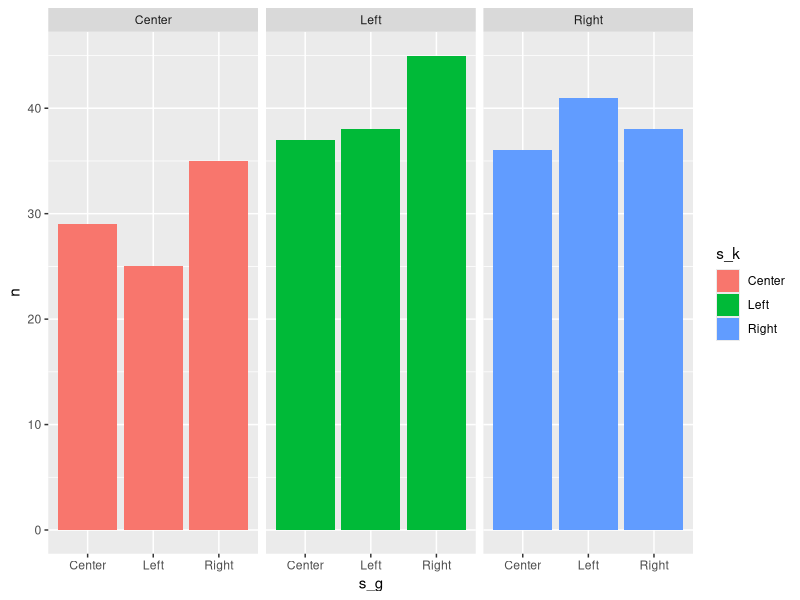

Write R code to recreate this figure.
## ---- chunk 1
#| message: false
#| warning: false
# load tidyverse packages
library(tidyverse)

data <- read_csv("activities/06PenaltyKicks/EC327F24-activity6_results.csv") %>%
  filter(!is.na(s_k), !is.na(s_g)) # filter out missing data

N <- nrow(data)

# summarize by type of strategy profile
sum_stats <- data %>%
  group_by(s_k, s_g) %>% 
  summarise(
    n = n(), # get counts of each profile
    p = n / N, # calculate proportions
    num_goals = sum(goal), # count numbers of goals scored
    prob_goal = num_goals / N # probability of goal scored
  ) %>%
  unite(profile, c(s_k, s_g), sep = ":", remove = FALSE) 
sum_stats
## ---- chunk 2
ggplot(sum_stats, aes(x = s_g, y = n, fill = s_k)) +
  geom_bar(stat = "identity") +
  facet_wrap(vars(s_k))
## ---- chunk 3
# summarise win probabiltiy by kicker's strategy
kicker_strats <- data %>%
  group_by(s_k) %>%
  summarise(
    num_goals = sum(goal),
    prob_goal = sum(goal) / N
  )
kicker_strats
## ---- chunk 4
# summarise win probabiltiy by goalie's strategy
goalie_strats <- data %>%
  group_by(s_k) %>%
  summarise(
    num_blocks = sum(goal == FALSE),
    prob_block = sum(goal == FALSE) / N
  )
goalie_strats

chisq.test(goalie_strats$num_blocks)
## ---- chunk 5
# restrict to only Left and Right
data_LR <- data %>%
  filter(s_k %in% c("Left", "Right") & s_g %in% c("Left", "Right"))

N_LR <- nrow(data_LR)

sum_stats_LR <- data_LR %>%
  group_by(s_k, s_g) %>% # get counts of each profile
  summarise(
    n = n(),
    p = n / N,
    num_goals = sum(goal),
    prob_goal = num_goals / N
  )
sum_stats_LR

# Are data consistent w/ msne?
chisq.test(sum_stats_LR$n)
